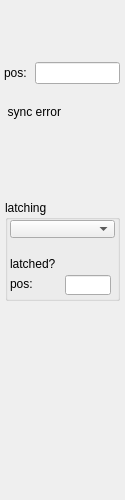
<?xml version="1.0" encoding="UTF-8"?>
<ui version="4.0">
 <class>Form</class>
 <widget class="QWidget" name="Form">
  <property name="geometry">
   <rect>
    <x>0</x>
    <y>0</y>
    <width>125</width>
    <height>500</height>
   </rect>
  </property>
  <property name="windowTitle">
   <string>Form</string>
  </property>
  <widget class="caInclude" name="cainclude">
   <property name="geometry">
    <rect>
     <x>0</x>
     <y>0</y>
     <width>128</width>
     <height>500</height>
    </rect>
   </property>
   <property name="macro">
    <string>IOC=$(IOC),MasterID=$(MasterID),SlaveID=$(SlaveID)</string>
   </property>
   <property name="filename" stdset="0">
    <string notr="true">ecmcE_slave_frame.ui</string>
   </property>
  </widget>
  <widget class="caFrame" name="caframe_2">
   <property name="geometry">
    <rect>
     <x>2</x>
     <y>60</y>
     <width>120</width>
     <height>80</height>
    </rect>
   </property>
   <property name="macro">
    <string notr="true">CH=1,IOC=$(IOC),MasterID=$(MasterID),SlaveID=$(SlaveID),HWType=$(HWType)</string>
   </property>
   <layout class="QGridLayout" name="gridLayout_7">
    <property name="leftMargin">
     <number>2</number>
    </property>
    <property name="topMargin">
     <number>2</number>
    </property>
    <property name="rightMargin">
     <number>2</number>
    </property>
    <property name="bottomMargin">
     <number>2</number>
    </property>
    <property name="spacing">
     <number>2</number>
    </property>
    <item row="0" column="0">
     <layout class="QHBoxLayout" name="horizontalLayout" stretch="1,3">
      <item>
       <widget class="caLabel" name="calabel_7">
        <property name="text">
         <string>pos:</string>
        </property>
       </widget>
      </item>
      <item>
       <widget class="caLineEdit" name="calineedit">
        <property name="channel" stdset="0">
         <string notr="true">$(IOC):m$(MasterID)s$(SlaveID)-Enc0$(CH)-PosAct</string>
        </property>
        <property name="background">
         <color alpha="0">
          <red>160</red>
          <green>160</green>
          <blue>164</blue>
         </color>
        </property>
        <property name="colorMode">
         <enum>caLineEdit::Static</enum>
        </property>
        <property name="precisionMode">
         <enum>caLineEdit::User</enum>
        </property>
       </widget>
      </item>
     </layout>
    </item>
    <item row="1" column="0">
     <layout class="QGridLayout" name="gridLayout" columnstretch="0,0">
      <property name="spacing">
       <number>2</number>
      </property>
      <item row="0" column="1">
       <widget class="caLed" name="caled_4">
        <property name="toolTip">
         <string/>
        </property>
        <property name="rectangular">
         <bool>true</bool>
        </property>
        <property name="gradientEnabled">
         <bool>false</bool>
        </property>
        <property name="ledWidth">
         <number>16</number>
        </property>
        <property name="ledHeight">
         <number>16</number>
        </property>
        <property name="channel" stdset="0">
         <string notr="true">$(IOC):m$(MasterID)s$(SlaveID)-Enc0$(CH)-SyncErrAlrm</string>
        </property>
        <property name="colorMode">
         <enum>caLed::Static</enum>
        </property>
        <property name="falseColor">
         <color>
          <red>170</red>
          <green>0</green>
          <blue>0</blue>
         </color>
        </property>
        <property name="trueColor">
         <color>
          <red>0</red>
          <green>85</green>
          <blue>0</blue>
         </color>
        </property>
        <property name="trueValue">
         <string notr="true">0</string>
        </property>
        <property name="falseValue">
         <string notr="true">1</string>
        </property>
       </widget>
      </item>
      <item row="0" column="0">
       <widget class="caLabel" name="calabel_4">
        <property name="toolTip">
         <string/>
        </property>
        <property name="text">
         <string>sync error</string>
        </property>
        <property name="textFormat">
         <enum>Qt::PlainText</enum>
        </property>
        <property name="alignment">
         <set>Qt::AlignRight|Qt::AlignTrailing|Qt::AlignVCenter</set>
        </property>
       </widget>
      </item>
     </layout>
    </item>
   </layout>
  </widget>
  <widget class="QGroupBox" name="groupBox">
   <property name="geometry">
    <rect>
     <x>5</x>
     <y>200</y>
     <width>115</width>
     <height>101</height>
    </rect>
   </property>
   <property name="title">
    <string>latching</string>
   </property>
   <widget class="caMenu" name="camenu">
    <property name="geometry">
     <rect>
      <x>5</x>
      <y>20</y>
      <width>105</width>
      <height>18</height>
     </rect>
    </property>
    <property name="channel" stdset="0">
     <string notr="true">$(IOC):m$(MasterID)s$(SlaveID)-Enc01-LtchCmd</string>
    </property>
   </widget>
   <widget class="caLabel" name="calabel_9">
    <property name="geometry">
     <rect>
      <x>5</x>
      <y>55</y>
      <width>75</width>
      <height>18</height>
     </rect>
    </property>
    <property name="toolTip">
     <string>&lt;html&gt;&lt;head/&gt;&lt;body&gt;&lt;p&gt;E-Bus Power Status&lt;/p&gt;&lt;/body&gt;&lt;/html&gt;</string>
    </property>
    <property name="text">
     <string>latched?</string>
    </property>
    <property name="alignment">
     <set>Qt::AlignLeading|Qt::AlignLeft|Qt::AlignVCenter</set>
    </property>
   </widget>
   <widget class="caLed" name="caled_7">
    <property name="geometry">
     <rect>
      <x>90</x>
      <y>55</y>
      <width>22</width>
      <height>18</height>
     </rect>
    </property>
    <property name="toolTip">
     <string>&lt;html&gt;&lt;head/&gt;&lt;body&gt;&lt;p&gt;E-Bus Power Status&lt;/p&gt;&lt;/body&gt;&lt;/html&gt;</string>
    </property>
    <property name="rectangular">
     <bool>true</bool>
    </property>
    <property name="gradientEnabled">
     <bool>false</bool>
    </property>
    <property name="ledWidth">
     <number>16</number>
    </property>
    <property name="ledHeight">
     <number>16</number>
    </property>
    <property name="channel" stdset="0">
     <string notr="true">$(IOC):m$(MasterID)s$(SlaveID)-Enc01-CLtchOK</string>
    </property>
    <property name="colorMode">
     <enum>caLed::Static</enum>
    </property>
    <property name="falseColor">
     <color>
      <red>170</red>
      <green>0</green>
      <blue>0</blue>
     </color>
    </property>
    <property name="trueColor">
     <color>
      <red>0</red>
      <green>85</green>
      <blue>0</blue>
     </color>
    </property>
    <property name="trueValue">
     <string notr="true">1</string>
    </property>
    <property name="falseValue">
     <string notr="true">0</string>
    </property>
   </widget>
   <widget class="caLabel" name="calabel_8">
    <property name="geometry">
     <rect>
      <x>5</x>
      <y>75</y>
      <width>40</width>
      <height>18</height>
     </rect>
    </property>
    <property name="text">
     <string>pos:</string>
    </property>
    <property name="alignment">
     <set>Qt::AlignLeading|Qt::AlignLeft|Qt::AlignVCenter</set>
    </property>
   </widget>
   <widget class="caTextEntry" name="catextentry_13">
    <property name="geometry">
     <rect>
      <x>60</x>
      <y>75</y>
      <width>46</width>
      <height>20</height>
     </rect>
    </property>
    <property name="minimumSize">
     <size>
      <width>0</width>
      <height>20</height>
     </size>
    </property>
    <property name="maximumSize">
     <size>
      <width>16777215</width>
      <height>20</height>
     </size>
    </property>
    <property name="readOnly">
     <bool>false</bool>
    </property>
    <property name="channel" stdset="0">
     <string notr="true">$(IOC):m$(MasterID)s$(SlaveID)-Enc01-PosCmd</string>
    </property>
    <property name="keepFocus">
     <bool>true</bool>
    </property>
   </widget>
  </widget>
 </widget>
 <customwidgets>
  <customwidget>
   <class>caMenu</class>
   <extends>QComboBox</extends>
   <header>caMenu</header>
  </customwidget>
  <customwidget>
   <class>caTextEntry</class>
   <extends>caLineEdit</extends>
   <header>caTextEntry</header>
  </customwidget>
  <customwidget>
   <class>caFrame</class>
   <extends>QFrame</extends>
   <header>caFrame</header>
   <container>1</container>
  </customwidget>
  <customwidget>
   <class>caLabel</class>
   <extends>QLabel</extends>
   <header>caLabel</header>
  </customwidget>
  <customwidget>
   <class>caInclude</class>
   <extends>QWidget</extends>
   <header>caInclude</header>
  </customwidget>
  <customwidget>
   <class>caLed</class>
   <extends>QWidget</extends>
   <header>caLed</header>
  </customwidget>
  <customwidget>
   <class>caLineEdit</class>
   <extends>QLineEdit</extends>
   <header>caLineEdit</header>
  </customwidget>
 </customwidgets>
 <resources/>
 <connections/>
</ui>
